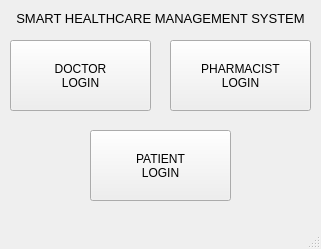
<?xml version="1.0" encoding="UTF-8"?>
<ui version="4.0">
 <class>MainWindow</class>
 <widget class="QMainWindow" name="MainWindow">
  <property name="geometry">
   <rect>
    <x>0</x>
    <y>0</y>
    <width>321</width>
    <height>249</height>
   </rect>
  </property>
  <property name="windowTitle">
   <string>MainWindow</string>
  </property>
  <widget class="QWidget" name="centralwidget">
   <widget class="QPushButton" name="pushButton">
    <property name="geometry">
     <rect>
      <x>10</x>
      <y>40</y>
      <width>141</width>
      <height>71</height>
     </rect>
    </property>
    <property name="text">
     <string>DOCTOR
LOGIN</string>
    </property>
   </widget>
   <widget class="QPushButton" name="pushButton_2">
    <property name="geometry">
     <rect>
      <x>170</x>
      <y>40</y>
      <width>141</width>
      <height>71</height>
     </rect>
    </property>
    <property name="text">
     <string>PHARMACIST
LOGIN</string>
    </property>
   </widget>
   <widget class="QPushButton" name="pushButton_3">
    <property name="geometry">
     <rect>
      <x>90</x>
      <y>130</y>
      <width>141</width>
      <height>71</height>
     </rect>
    </property>
    <property name="text">
     <string>PATIENT
LOGIN</string>
    </property>
   </widget>
   <widget class="QLabel" name="label">
    <property name="geometry">
     <rect>
      <x>10</x>
      <y>10</y>
      <width>301</width>
      <height>17</height>
     </rect>
    </property>
    <property name="font">
     <font>
      <pointsize>10</pointsize>
     </font>
    </property>
    <property name="text">
     <string>SMART HEALTHCARE MANAGEMENT SYSTEM</string>
    </property>
    <property name="alignment">
     <set>Qt::AlignCenter</set>
    </property>
   </widget>
  </widget>
  <widget class="QMenuBar" name="menubar">
   <property name="geometry">
    <rect>
     <x>0</x>
     <y>0</y>
     <width>321</width>
     <height>22</height>
    </rect>
   </property>
  </widget>
  <widget class="QStatusBar" name="statusbar"/>
 </widget>
 <resources/>
 <connections/>
</ui>
